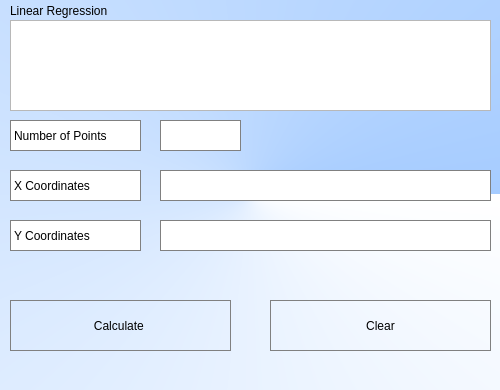
<?xml version="1.0" encoding="UTF-8"?>
<ui version="4.0">
 <class>SecDialog</class>
 <widget class="QDialog" name="SecDialog">
  <property name="geometry">
   <rect>
    <x>0</x>
    <y>0</y>
    <width>500</width>
    <height>390</height>
   </rect>
  </property>
  <property name="windowTitle">
   <string>Dialog</string>
  </property>
  <property name="styleSheet">
   <string notr="true">QDialog{

	
	background-color: qconicalgradient(cx:0.5, cy:0.5, angle:0, stop:0 rgba(166, 204, 255, 255), stop:1 rgba(255, 255, 255, 255));

}</string>
  </property>
  <widget class="QTextBrowser" name="textBrowser">
   <property name="geometry">
    <rect>
     <x>10</x>
     <y>20</y>
     <width>481</width>
     <height>91</height>
    </rect>
   </property>
  </widget>
  <widget class="QLabel" name="label">
   <property name="geometry">
    <rect>
     <x>10</x>
     <y>0</y>
     <width>121</width>
     <height>21</height>
    </rect>
   </property>
   <property name="text">
    <string>Linear Regression</string>
   </property>
  </widget>
  <widget class="QLabel" name="numPoints">
   <property name="geometry">
    <rect>
     <x>10</x>
     <y>120</y>
     <width>131</width>
     <height>31</height>
    </rect>
   </property>
   <property name="styleSheet">
    <string notr="true">QLabel {
	qproperty-alignment:  'AlignVCenter | AlignLeft';
	border:  1px solid gray;
	background-color: white
}


</string>
   </property>
   <property name="text">
    <string>Number of Points</string>
   </property>
  </widget>
  <widget class="QLineEdit" name="lineEditPoint">
   <property name="geometry">
    <rect>
     <x>160</x>
     <y>120</y>
     <width>81</width>
     <height>31</height>
    </rect>
   </property>
   <property name="styleSheet">
    <string notr="true">QLineEdit {
	qproperty-alignment:  'AlignVCenter | AlignCenter ';
	border:  1px solid gray;
}</string>
   </property>
   <property name="text">
    <string/>
   </property>
  </widget>
  <widget class="QLabel" name="xVal">
   <property name="geometry">
    <rect>
     <x>10</x>
     <y>170</y>
     <width>131</width>
     <height>31</height>
    </rect>
   </property>
   <property name="styleSheet">
    <string notr="true">QLabel {
	qproperty-alignment:  'AlignVCenter | AlignLeft';
	border:  1px solid gray;
	background-color: white
}


</string>
   </property>
   <property name="text">
    <string>X Coordinates</string>
   </property>
  </widget>
  <widget class="QLabel" name="yVal">
   <property name="geometry">
    <rect>
     <x>10</x>
     <y>220</y>
     <width>131</width>
     <height>31</height>
    </rect>
   </property>
   <property name="styleSheet">
    <string notr="true">QLabel {
	qproperty-alignment:  'AlignVCenter | AlignLeft';
	border:  1px solid gray;
	background-color: white
}


</string>
   </property>
   <property name="text">
    <string>Y Coordinates</string>
   </property>
  </widget>
  <widget class="QLineEdit" name="lineEditX">
   <property name="geometry">
    <rect>
     <x>160</x>
     <y>170</y>
     <width>331</width>
     <height>31</height>
    </rect>
   </property>
   <property name="styleSheet">
    <string notr="true">QLineEdit {
	qproperty-alignment:  'AlignVCenter | AlignLeft ';
	border:  1px solid gray;
}</string>
   </property>
  </widget>
  <widget class="QLineEdit" name="lineEditY">
   <property name="geometry">
    <rect>
     <x>160</x>
     <y>220</y>
     <width>331</width>
     <height>31</height>
    </rect>
   </property>
   <property name="styleSheet">
    <string notr="true">QLineEdit {
	qproperty-alignment:  'AlignVCenter | AlignLeft ';
	border:  1px solid gray;
}</string>
   </property>
   <property name="text">
    <string/>
   </property>
  </widget>
  <widget class="QPushButton" name="pushButton">
   <property name="geometry">
    <rect>
     <x>10</x>
     <y>300</y>
     <width>221</width>
     <height>51</height>
    </rect>
   </property>
   <property name="styleSheet">
    <string notr="true">QPushButton {
	border:  1px solid gray;
}
QPushButton:pressed {
	background-color: qlineargradient(x1: 0, y1: 0, x2: 0, y2: 1, stop: 0 #dadbde, stop: 1 #f6f7fa);

}</string>
   </property>
   <property name="text">
    <string>Calculate </string>
   </property>
  </widget>
  <widget class="QPushButton" name="Clear">
   <property name="geometry">
    <rect>
     <x>270</x>
     <y>300</y>
     <width>221</width>
     <height>51</height>
    </rect>
   </property>
   <property name="styleSheet">
    <string notr="true">QPushButton {
	border:  1px solid gray;
}
QPushButton:pressed {
	background-color: qlineargradient(x1: 0, y1: 0, x2: 0, y2: 1, stop: 0 #dadbde, stop: 1 #f6f7fa);

}</string>
   </property>
   <property name="text">
    <string>Clear</string>
   </property>
  </widget>
 </widget>
 <resources/>
 <connections/>
</ui>
